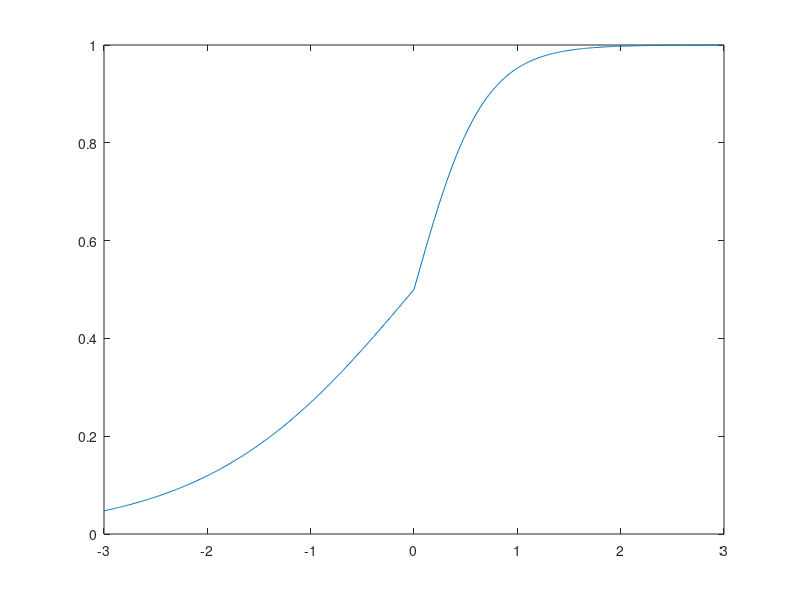

The MATLAB source for this figure: (Note: this script raises an error after producing the figure.)
% Part 1
x = -3:0.01:3;
y1_vl = 1./(1+exp(-x));
y2_vl = 1./(1+exp(-3.*x));

y1_cp = x >= -3 & x <= 0;
y2_cp = x > 0 & x <=3;
y1 = y1_cp .* y1_vl + y2_cp .* y2_vl;

figure(1), plot(x,y1);

% Part 2
x2 = -1.5:0.01:1.5;
y2 = 0.2.*fun_g(x2,-0.5,1) + 0.3.*fun_g(x2,0.3,2) + 0.5.*fun_g(x2,1,3);
figure(2), plot(x2,y2);
